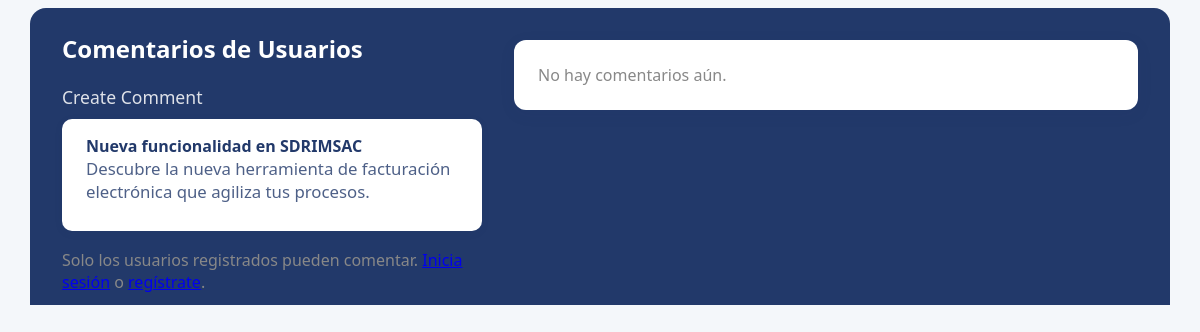
The page /public/comentarios_noticia.php?noticia_id=1 on the database its author committed.
### tables this page shows
CREATE TABLE `noticias` (
  `id` int(11) NOT NULL,
  `titulo` varchar(255) NOT NULL,
  `resumen` text NOT NULL,
  `contenido` text DEFAULT NULL,
  `imagen` varchar(255) NOT NULL,
  `fecha` datetime DEFAULT current_timestamp()
);

### public/comentarios_noticia.php (the view, shortened to what this page needs)
<?php
require_once '../config/database.php';
$noticia_id = isset($_GET['noticia_id']) ? intval($_GET['noticia_id']) : 0;
$noticia = null;
if ($noticia_id > 0) {
	$stmt = $conn->prepare("SELECT titulo, resumen FROM noticias WHERE id = ? LIMIT 1");
	$stmt->bind_param("i", $noticia_id);
	$stmt->execute();
	$res = $stmt->get_result();
	$noticia = $res->fetch_assoc();
}
function render_comentarios($noticia_id) {
	global $conn;
	$html = "";
	$titulo = '';
	$stmtTitulo = $conn->prepare("SELECT titulo FROM noticias WHERE id = ? LIMIT 1");
	$stmtTitulo->bind_param("i", $noticia_id);
	$stmtTitulo->execute();
	$resTitulo = $stmtTitulo->get_result();
	if ($resTitulo && $rowTitulo = $resTitulo->fetch_assoc()) {
		$titulo = $rowTitulo['titulo'];
	}
	$sql = "SELECT nombre, comentario, fecha FROM comentarios_noticias WHERE noticia_id = ? AND estado = 'aprobado' ORDER BY id DESC LIMIT 50";
	$stmt = $conn->prepare($sql);
	$stmt->bind_param("i", $noticia_id);
	$stmt->execute();
	$result = $stmt->get_result();
	if ($result && $result->num_rows > 0) {
		while ($row = $result->fetch_assoc()) {
			$nombre = $row['nombre'];
			$texto = $row['comentario'];
			$fecha = (int)$row['fecha'];
			$inicial = $nombre ? strtoupper(mb_substr($nombre, 0, 1)) : 'U';
			$html .= '<div class="comentario-item">';
			$html .= '<div class="avatar">' . htmlspecialchars($inicial) . '</div>';
			$html .= '<div class="comentario-content">';
			$html .= '<div class="comentario-header">' . htmlspecialchars($nombre) . '<span class="comentario-tiempo">' . tiempo_transcurrido($fecha) . '</span></div>';
			$html .= '<div class="comentario-noticia-ref" style="font-size:0.97em;color:#22396a;opacity:.7;margin-bottom:2px;">Sobre la noticia: <span style="font-weight:bold;">' . htmlspecialchars($titulo) . '</span></div>';
			$html .= '<div class="comentario-texto">' . nl2br(htmlspecialchars($texto)) . '</div>';
			$html .= '</div></div>';
		}
	} else {
		$html .= '<div style="color:#888;">No hay comentarios aún.</div>';
	}
	return $html;
}
?>
<!DOCTYPE html>
<html lang="es">
<head>
	<link rel="stylesheet" href="assets/css/comentarios_noticia.css">
</head>
<body>
<div class="comentarios-container" id="comentarios">
  <div class="comentarios-inner">
	<div class="comentarios-header-box">
	  <div class="comentarios-header-left">
		<h2>Comentarios de Usuarios</h2>
		<div style="font-size:1.1rem;margin-bottom:10px;opacity:.85;">Create Comment</div>
		<div id="comentarioNoticiaBox" style="background:#fff;color:#22396a;padding:16px 24px;border-radius:10px;margin-bottom:18px;box-shadow:0 2px 8px rgba(34,57,106,0.07);min-height:80px;">
			<?php if ($noticia): ?>
				<strong><?= htmlspecialchars($noticia['titulo']) ?></strong><br>
				<span style="font-size:1.05em;opacity:.8;"><?= htmlspecialchars($noticia['resumen']) ?></span>
			<?php else: ?>
				<strong>Selecciona una noticia</strong><br>
				<span style="font-size:1.05em;opacity:.8;">Haz clic en “Comentar” en una noticia para asociar el comentario.</span>
			<?php endif; ?>
		</div>
		<?php if (isset($_SESSION['usuario_id'])): ?>
			<form class="comentario-form" id="comentarioForm" action="comentarios_noticia.php" method="POST" autocomplete="off">
				<input type="hidden" name="noticia_id" value="<?= $noticia_id > 0 ? $noticia_id : '' ?>">
				<div class="avatar-form">A</div>
				<div class="comentario-form-fields">
					<input type="text" name="nombre" placeholder="Tu nombre" maxlength="50" required oninput="this.parentNode.parentNode.querySelector('.avatar-form').textContent = this.value ? this.value[0].toUpperCase() : 'A';">
					<textarea name="comentario" placeholder="Escribe tu comentario aquí (máx. 500 caracteres)" maxlength="500" required></textarea>
					<button type="submit">PUBLICAR</button>
				</div>
			</form>
		<?php else: ?>
			<div style="color:#888;">Solo los usuarios registrados pueden comentar. <a href="../mi_cuenta.php">Inicia sesión</a> o <a href="../register.php">regístrate</a>.</div>
		<?php endif; ?>
	  </div>
	  <div class="comentarios-header-right">
		<div class="comentarios-list" id="comentariosList">
			<?php echo render_comentarios($noticia_id); ?>
		</div>
	  </div>
	</div>
  </div>
</div>
</body>
</html>

### public/assets/css/comentarios_noticia.css (style rules this page uses)
body { background: #f4f7fa; font-family: 'Segoe UI', Arial, sans-serif; }
.comentarios-container { width: 100vw; min-width: 100vw; margin: 0 0 40px 0; position: relative; left: 50%; right: 50%; transform: translateX(-50%); background: transparent; }
.comentarios-inner { max-width: 95vw; margin: 0 auto; padding: 0 2vw; }
.comentarios-header-box { background: #22396a; color: #fff; border-radius: 16px 16px 0 0; padding: 24px 32px 12px 32px; display: flex; flex-direction: row; gap: 32px; align-items: flex-start; }
.comentarios-header-left { flex: 1 1 340px; min-width: 320px; max-width: 420px; }
.comentarios-header-right { flex: 2 1 0; min-width: 0; }
.comentarios-header-box h2 { margin-top: 0; font-size: 1.5rem; font-weight: 700; }
.comentarios-list { background: #fff; color: #22396a; border-radius: 0 0 16px 16px; padding: 24px 32px 24px 32px; margin-top: 0; box-shadow: 0 4px 16px rgba(34,57,106,0.08); max-height: 340px; overflow-y: auto; }
.comentarios-container h2 { margin-top: 0; font-size: 1.5rem; font-weight: 700; }
.comentarios-list { background: #fff; color: #22396a; border-radius: 12px; padding: 24px; margin-top: 8px; }

### rows shown on the page
noticias: titulo "Nueva funcionalidad en SDRIMSAC", resumen "Descubre la nueva herramienta de facturación electrónica que agiliza tus procesos."
